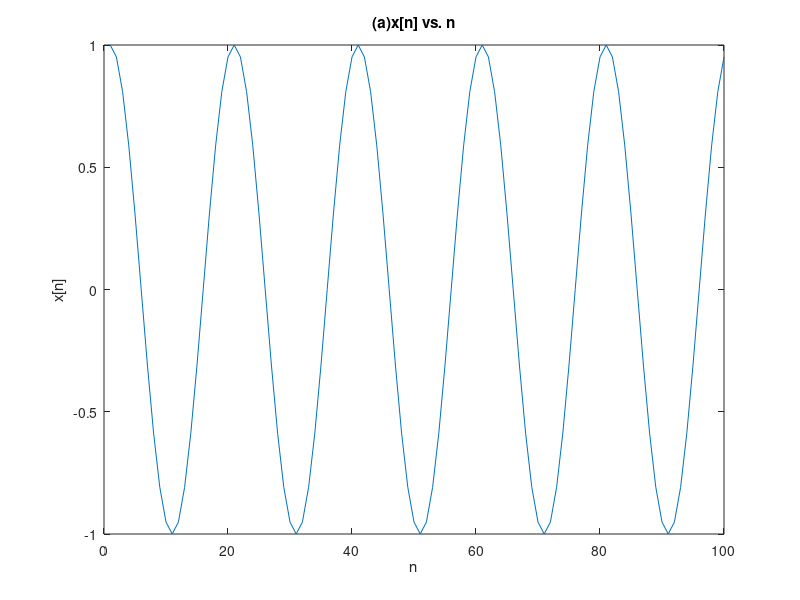
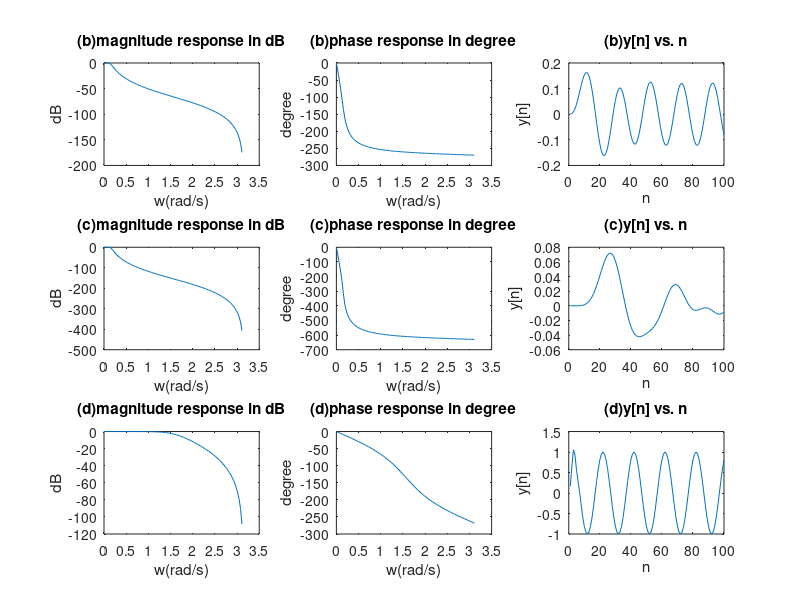

The MATLAB script that drew these images, in order:
%% 
% x[n]

clear
n = 1:1:100;
x = cos(0.1*pi*(n-1));
figure
plot(n,x)
title("(a)x[n] vs. n")
xlabel("n")
ylabel("x[n]")
%% 
% Filter #1
figure
[b,a] = butter(3,0.05,'low');
[H,w] = freqz(b,a,100);
subplot(3,3,1)
plot(w,20*log10(abs(H)))
title("(b)magnitude response in dB")
xlabel("w(rad/s)")
ylabel("dB")
subplot(3,3,2)
plot(w,unwrap(angle(H))*180/pi)
title("(b)phase response in degree")
xlabel("w(rad/s)")
ylabel("degree")
y = filter(b,a,x,[],2);
subplot(3,3,3)
plot(n,y)
title("(b)y[n] vs. n")

xlabel("n")
ylabel("y[n]")
%% 
% Filter #2

[b,a] = butter(7,0.05,'low');
[H,w] = freqz(b,a,100);
subplot(3,3,4)
plot(w,20*log10(abs(H)))
title("(c)magnitude response in dB")
xlabel("w(rad/s)")
ylabel("dB")
subplot(3,3,5)
plot(w,unwrap(angle(H))*180/pi)
title("(c)phase response in degree")
xlabel("w(rad/s)")
ylabel("degree")
y = filter(b,a,x,[],2);
subplot(3,3,6)
plot(n,y)
title("(c)y[n] vs. n")

xlabel("n")
ylabel("y[n]")
%% 
% Filter #3

[b,a] = butter(3,0.5,'low');
[H,w] = freqz(b,a,100);
subplot(3,3,7)
plot(w,20*log10(abs(H)))
title("(d)magnitude response in dB")
xlabel("w(rad/s)")
ylabel("dB")
subplot(3,3,8)
plot(w,unwrap(angle(H))*180/pi)
title("(d)phase response in degree")
xlabel("w(rad/s)")
ylabel("degree")
y = filter(b,a,x,[],2);
subplot(3,3,9)
plot(n,y)
title("(d)y[n] vs. n")

xlabel("n")
ylabel("y[n]")